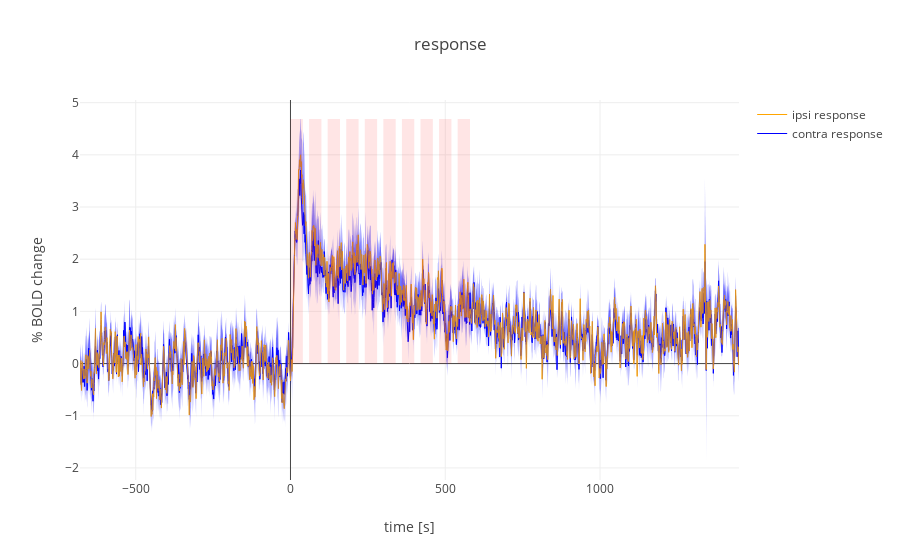

Source (notebook cell):
### Code cell
import plotly as py
import plotly.graph_objs as go
import numpy as np

%matplotlib qt

py.offline.init_notebook_mode(connected=True)


shapes1 = list()
for i in range(0,nblocks*ISI,ISI):   # its relativ to x axis, which starts at negative baseline
    shapes1.append({
        'type': 'rect',
        'xref': 'x',
        'yref': 'y',
        'x0': i,
        'y0': 0,
        'x1': i+ONduration,
        'y1': forplotting['ipsi','upper'].max(),
        'fillcolor': 'red',
        'opacity': 0.1,
        'line': {
            'width': 0,
            },
        })   


layout1 = go.Layout(
    title='response',
    yaxis=dict(
    title='% BOLD change'
    ),
    xaxis=dict(
    title='time [s]'
    ),
      shapes=shapes1
    )


def bounds(side,colorchoice='blue'):
    SEMbounds=[]
    for i in ['upper','lower']:
        SEMbounds.append(go.Scatter(
        x=forplotting.index.values,
        y=forplotting[side,i].values,
        mode='lines',
        marker=dict(color="444"),
        fill='tonexty',
        fillcolor=colorchoice,
        line=dict(width=0, color='transparent'),
        name= i + ' SEM bound',
        showlegend=False,
        ))
    return SEMbounds

traceA = []
colorlist = ['blue','orange']
colorlist_bounds = ['rgba(0,0,255,0.2)']
k=0
for i in ['contra','ipsi']:
    traceA.append(go.Scatter(x=forplotting.index.values, y=forplotting[i,'mean'].values, mode = 'lines' ,line=dict(width=1, color=colorlist[k]), name = i + ' response'))
#     alltraces = [traceA, bounds('contra')[0], bounds('contra')[1]]
    traceA.extend([bounds(i,colorlist_bounds[0])[0],bounds(i,colorlist_bounds[0])[1]])
    k+=1

fig = go.Figure(data=traceA, layout=layout1)
py.offline.iplot(fig)    


# traceA=[]
# # for i in range(forplotting_individual.columns.size):
# traceA.append(go.Scatter(x=forplotting_contra.index.values, y=forplotting_contra.values, mode = 'lines', name = 'Contra ROI'))
# traceA.append(go.Scatter(x=forplotting_ipsi.index.values, y=forplotting_ipsi.values, mode = 'lines', name = 'Ipsi ROI'))

### Figure 1 — Plotly figure (JSON) as saved in the notebook; plotly's stock layout.template omitted (floating-point values rounded to 4 significant figures; data arrays with more than 128 entries replaced by an {"elided": "..."} marker saying what was removed)
{"data": [{"line": {"color": "blue", "width": 1}, "mode": "lines", "name": "contra response", "type": "scatter", "x": {"elided": "2130 int values"}, "y": {"elided": "2130 float values"}}, {"fill": "tonexty", "fillcolor": "rgba(0,0,255,0.2)", "line": {"color": "transparent", "width": 0}, "marker": {"color": "444"}, "mode": "lines", "name": "upper SEM bound", "showlegend": false, "type": "scatter", "x": {"elided": "2130 int values"}, "y": {"elided": "2130 float values"}}, {"fill": "tonexty", "fillcolor": "rgba(0,0,255,0.2)", "line": {"color": "transparent", "width": 0}, "marker": {"color": "444"}, "mode": "lines", "name": "lower SEM bound", "showlegend": false, "type": "scatter", "x": {"elided": "2130 int values"}, "y": {"elided": "2130 float values"}}, {"line": {"color": "orange", "width": 1}, "mode": "lines", "name": "ipsi response", "type": "scatter", "x": {"elided": "2130 int values"}, "y": {"elided": "2130 float values"}}, {"fill": "tonexty", "fillcolor": "rgba(0,0,255,0.2)", "line": {"color": "transparent", "width": 0}, "marker": {"color": "444"}, "mode": "lines", "name": "upper SEM bound", "showlegend": false, "type": "scatter", "x": {"elided": "2130 int values"}, "y": {"elided": "2130 float values"}}, {"fill": "tonexty", "fillcolor": "rgba(0,0,255,0.2)", "line": {"color": "transparent", "width": 0}, "marker": {"color": "444"}, "mode": "lines", "name": "lower SEM bound", "showlegend": false, "type": "scatter", "x": {"elided": "2130 int values"}, "y": {"elided": "2130 float values"}}], "layout": {"shapes": [{"fillcolor": "red", "line": {"width": 0}, "opacity": 0.1, "type": "rect", "x0": 0, "x1": 40, "xref": "x", "y0": 0, "y1": 4.687, "yref": "y"}, {"fillcolor": "red", "line": {"width": 0}, "opacity": 0.1, "type": "rect", "x0": 60, "x1": 100, "xref": "x", "y0": 0, "y1": 4.687, "yref": "y"}, {"fillcolor": "red", "line": {"width": 0}, "opacity": 0.1, "type": "rect", "x0": 120, "x1": 160, "xref": "x", "y0": 0, "y1": 4.687, "yref": "y"}, {"fillcolor": "red", "line": {"width": 0}, "opacity": 0.1, "type": "rect", "x0": 180, "x1": 220, "xref": "x", "y0": 0, "y1": 4.687, "yref": "y"}, {"fillcolor": "red", "line": {"width": 0}, "opacity": 0.1, "type": "rect", "x0": 240, "x1": 280, "xref": "x", "y0": 0, "y1": 4.687, "yref": "y"}, {"fillcolor": "red", "line": {"width": 0}, "opacity": 0.1, "type": "rect", "x0": 300, "x1": 340, "xref": "x", "y0": 0, "y1": 4.687, "yref": "y"}, {"fillcolor": "red", "line": {"width": 0}, "opacity": 0.1, "type": "rect", "x0": 360, "x1": 400, "xref": "x", "y0": 0, "y1": 4.687, "yref": "y"}, {"fillcolor": "red", "line": {"width": 0}, "opacity": 0.1, "type": "rect", "x0": 420, "x1": 460, "xref": "x", "y0": 0, "y1": 4.687, "yref": "y"}, {"fillcolor": "red", "line": {"width": 0}, "opacity": 0.1, "type": "rect", "x0": 480, "x1": 520, "xref": "x", "y0": 0, "y1": 4.687, "yref": "y"}, {"fillcolor": "red", "line": {"width": 0}, "opacity": 0.1, "type": "rect", "x0": 540, "x1": 580, "xref": "x", "y0": 0, "y1": 4.687, "yref": "y"}], "title": "response", "xaxis": {"title": "time [s]"}, "yaxis": {"title": "% BOLD change"}}}
